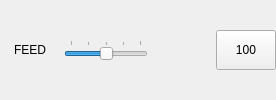
            <widget class="QWidget" name="widget_feed_ovr" native="true">
             <layout class="QHBoxLayout" name="horizontalLayout_8">
              <property name="spacing">
               <number>4</number>
              </property>
              <property name="leftMargin">
               <number>0</number>
              </property>
              <property name="topMargin">
               <number>0</number>
              </property>
              <property name="rightMargin">
               <number>0</number>
              </property>
              <property name="bottomMargin">
               <number>0</number>
              </property>
              <item>
               <widget class="QLabel" name="label_15">
                <property name="sizePolicy">
                 <sizepolicy hsizetype="Fixed" vsizetype="Fixed">
                  <horstretch>0</horstretch>
                  <verstretch>0</verstretch>
                 </sizepolicy>
                </property>
                <property name="minimumSize">
                 <size>
                  <width>60</width>
                  <height>40</height>
                 </size>
                </property>
                <property name="maximumSize">
                 <size>
                  <width>60</width>
                  <height>40</height>
                 </size>
                </property>
                <property name="text">
                 <string>FEED</string>
                </property>
                <property name="alignment">
                 <set>Qt::AlignCenter</set>
                </property>
               </widget>
              </item>
              <item>
               <widget class="StatusSlider" name="slider_feed">
                <property name="minimumSize">
                 <size>
                  <width>0</width>
                  <height>20</height>
                 </size>
                </property>
                <property name="maximumSize">
                 <size>
                  <width>16777215</width>
                  <height>20</height>
                 </size>
                </property>
                <property name="maximum">
                 <number>100</number>
                </property>
                <property name="sliderPosition">
                 <number>50</number>
                </property>
                <property name="orientation">
                 <enum>Qt::Horizontal</enum>
                </property>
                <property name="tickPosition">
                 <enum>QSlider::TicksAbove</enum>
                </property>
                <property name="tickInterval">
                 <number>25</number>
                </property>
                <property name="feed_rate" stdset="0">
                 <bool>true</bool>
                </property>
               </widget>
              </item>
              <item>
               <widget class="StatusLabel" name="statuslabel_feed_ovr">
                <property name="sizePolicy">
                 <sizepolicy hsizetype="Fixed" vsizetype="Fixed">
                  <horstretch>0</horstretch>
                  <verstretch>0</verstretch>
                 </sizepolicy>
                </property>
                <property name="minimumSize">
                 <size>
                  <width>60</width>
                  <height>40</height>
                 </size>
                </property>
                <property name="maximumSize">
                 <size>
                  <width>60</width>
                  <height>40</height>
                 </size>
                </property>
                <property name="alignment">
                 <set>Qt::AlignCenter</set>
                </property>
                <property name="textTemplate" stdset="0">
                 <string>%d %%</string>
                </property>
               </widget>
              </item>
              <item>
               <widget class="ActionButton" name="action_feed_100">
                <property name="sizePolicy">
                 <sizepolicy hsizetype="Fixed" vsizetype="Fixed">
                  <horstretch>0</horstretch>
                  <verstretch>0</verstretch>
                 </sizepolicy>
                </property>
                <property name="minimumSize">
                 <size>
                  <width>60</width>
                  <height>40</height>
                 </size>
                </property>
                <property name="maximumSize">
                 <size>
                  <width>60</width>
                  <height>40</height>
                 </size>
                </property>
                <property name="text">
                 <string>100</string>
                </property>
                <property name="feed_over_action" stdset="0">
                 <bool>true</bool>
                </property>
                <property name="template_label_option" stdset="0">
                 <bool>false</bool>
                </property>
                <property name="joint_number" stdset="0">
                 <number>0</number>
                </property>
                <property name="incr_imperial_number" stdset="0">
                 <double>0.010000000000000</double>
                </property>
                <property name="incr_mm_number" stdset="0">
                 <double>0.025000000000000</double>
                </property>
                <property name="incr_angular_number" stdset="0">
                 <double>-1.000000000000000</double>
                </property>
                <property name="toggle_float_option" stdset="0">
                 <bool>false</bool>
                </property>
                <property name="float_num" stdset="0">
                 <double>100.000000000000000</double>
                </property>
                <property name="float_alt_num" stdset="0">
                 <double>50.000000000000000</double>
                </property>
                <property name="view_type_string" stdset="0">
                 <string>P</string>
                </property>
                <property name="command_text_string" stdset="0">
                 <string/>
                </property>
                <property name="ini_mdi_number" stdset="0">
                 <number>0</number>
                </property>
                <property name="textTemplate" stdset="0">
                 <string>%1.3f in</string>
                </property>
                <property name="alt_textTemplate" stdset="0">
                 <string>%1.2f mm</string>
                </property>
               </widget>
              </item>
             </layout>
            </widget>
